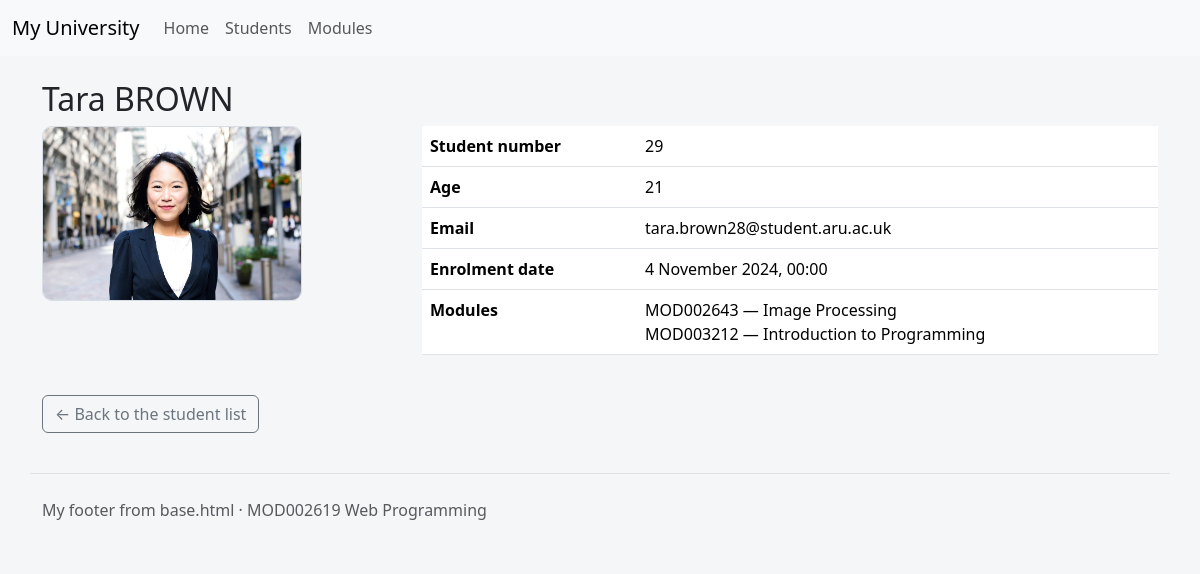
Page /29/ on the committed database.
### myApp/models.py (models this page shows, shortened)
class Student(models.Model):
    firstName = models.CharField(max_length=100)
    lastName = models.CharField(max_length=100)
    age = models.IntegerField()
    email = models.EmailField(blank=True)
    enrolmentDate = models.DateTimeField()
    modules = models.ManyToManyField("Module", blank=True)
    image = models.ImageField(upload_to="images/", blank=True)
    class Meta:
        ordering = ["lastName", "firstName"]

class Module(models.Model):
    code = models.CharField(max_length=10)
    name = models.CharField(max_length=50)
    class Meta:
        ordering = ["code"]

### myApp/views.py (the view)
# urls.py: path("<int:student_id>/", views.student_detail, name="student_detail"),
def student_detail(request, student_id):
    try:
        student = Student.objects.get(id=student_id)
    except Student.DoesNotExist:
        raise Http404(f"Student {student_id} not found!")
    return render(request, "myApp/student_detail.html", {"student": student})

### myApp/templates/myApp/student_detail.html (shortened to what this page needs)
{% extends "myApp/base.html" %}
{% block content %}
    <h2>{{ student.firstName|capfirst }} {{ student.lastName|upper }}</h2>
    <div class="row g-4">
        <div class="col-md-4">
            {% if student.image %}
                <img class="student-photo" src="{{ student.image.url }}"
                     alt="Photograph of {{ student.firstName }} {{ student.lastName }}">
            {% else %}
                <p class="text-body-secondary">No photograph on file.</p>
            {% endif %}
        </div>
        <div class="col-md-8">
            <table class="table">
                <tbody>
                    <tr><th scope="row">Student number</th><td>{{ student.id }}</td></tr>
                    <tr><th scope="row">Age</th><td>{{ student.age }}</td></tr>
                    <tr><th scope="row">Email</th><td>{{ student.email|default:"&mdash;" }}</td></tr>
                    <tr><th scope="row">Enrolment date</th>
                        <td>{{ student.enrolmentDate|date:"j F Y, H:i" }}</td></tr>
                    <tr><th scope="row">Modules</th>
                        <td>
                            {% for module in student.modules.all %}
                                {{ module.code }} &mdash; {{ module.name }}<br>
                            {% empty %}
                                Not enrolled on any modules.
                            {% endfor %}
                        </td></tr>
                </tbody>
            </table>
        </div>
    </div>
    <p class="mt-4"><a class="btn btn-outline-secondary"
        href="{% url 'myApp:studentlist' 1 %}">&larr; Back to the student list</a></p>
{% endblock %}

### myApp/templates/myApp/base.html (shortened to what this page needs)
{% load static %}
<!doctype html>
<html lang="en" data-bs-theme="light">
<head>
    <link href="{% static 'css/bootstrap.min.css' %}" rel="stylesheet">
    <link href="{% static 'myApp/site.css' %}" rel="stylesheet">
</head>
<body>
    <nav class="navbar navbar-expand-lg bg-body-tertiary">
        <div class="container-fluid">
            <a class="navbar-brand" href="{% url 'myApp:home' %}">My University</a>
            <div class="collapse navbar-collapse" id="navbarNav">
                <ul class="navbar-nav">
                    <li class="nav-item">
                        <a class="nav-link {% if request.resolver_match.url_name == 'home' %}active{% endif %}"
                           href="{% url 'myApp:home' %}">Home</a>
                    </li>
                    <li class="nav-item">
                        <a class="nav-link {% if request.resolver_match.url_name == 'studentlist' %}active{% endif %}"
                           href="{% url 'myApp:studentlist' 1 %}">Students</a>
                    </li>
                    <li class="nav-item">
                        <a class="nav-link {% if request.resolver_match.url_name == 'modulelist' %}active{% endif %}"
                           href="{% url 'myApp:modulelist' 1 %}">Modules</a>
                    </li>
                </ul>
            </div>
        </div>
    </nav>
    <div class="container py-4">
        {% block content %}
        {% endblock %}
    </div>
    <footer class="container py-4 text-body-secondary border-top">
        <p class="mb-0">My footer from base.html &middot; MOD002619 Web Programming</p>
    </footer>
</body>
</html>

### myApp/static/myApp/site.css (style rules this page uses)
body { background: #f4f6f8; }
.student-photo { max-width: 260px; border-radius: 10px; border: 1px solid #d7dee5; }
table.table { background: #fff; }

### rows in the picture
Student: firstName "Tara", lastName "BROWN", image (picture), id "29", age "21", email "tara.brown28@student.aru.ac.uk", enrolmentDate "4 November 2024, 00:00"
Module: code "MOD002643", name "Image Processing"
Module: code "MOD003212", name "Introduction to Programming"
